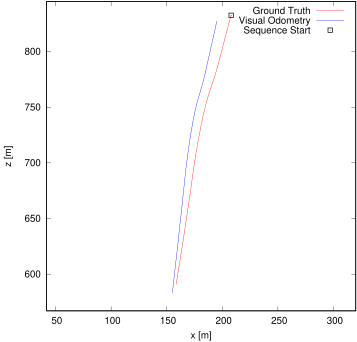

Reproduce this figure in gnuplot.
set term postscript eps enhanced color
set output "02.eps"
set size ratio -1
set xrange [42:320]
set yrange [567:845]
set xlabel "x [m]"
set ylabel "z [m]"
plot "sub02.txt" using 1:2 lc rgb "#FF0000" title 'Ground Truth' w lines,"sub02.txt" using 3:4 lc rgb "#0000FF" title 'Visual Odometry' w lines,"< head -1 sub02.txt" using 1:2 lc rgb "#000000" pt 4 ps 1 lw 2 title 'Sequence Start' w points
